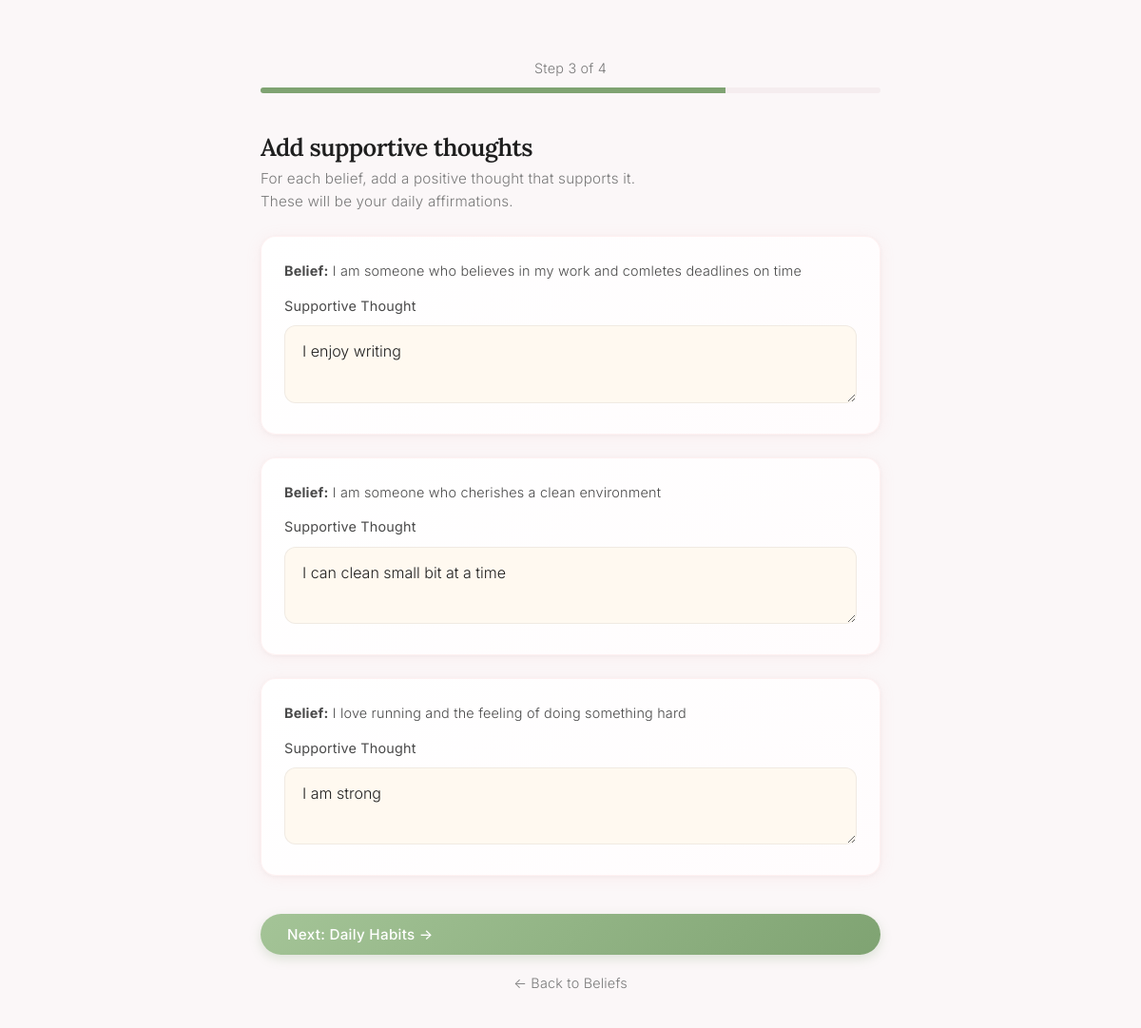
Screenshot of /onboarding/thoughts (signed in) with the database file from the repository.
### tables this page shows
CREATE TABLE identity_beliefs (
            id INTEGER PRIMARY KEY AUTOINCREMENT,
            user_id INTEGER NOT NULL,
            belief_text TEXT NOT NULL,
            linked_goal_id INTEGER,
            created_at TEXT NOT NULL,
            FOREIGN KEY (user_id) REFERENCES users(id),
            FOREIGN KEY (linked_goal_id) REFERENCES goals(id)
        );

CREATE TABLE positive_thoughts (
            id INTEGER PRIMARY KEY AUTOINCREMENT,
            user_id INTEGER NOT NULL,
            thought_text TEXT NOT NULL,
            linked_belief_id INTEGER,
            created_at TEXT NOT NULL,
            FOREIGN KEY (user_id) REFERENCES users(id),
            FOREIGN KEY (linked_belief_id) REFERENCES identity_beliefs(id)
        );

### app.py (the view, shortened to what this page needs)
@app.route("/onboarding/thoughts", methods=["GET", "POST"])
@login_required
def onboarding_thoughts():
    user_id = session['user_id']
    conn = get_db_connection()
    cur = conn.cursor()
    cur.execute(
        "SELECT id, belief_text FROM identity_beliefs WHERE user_id = ? ORDER BY id ASC",
        (user_id,)
    )
    beliefs = cur.fetchall()
    conn.close()
    if not beliefs:
        flash("Please complete the identity beliefs step first.", "error")
        return redirect(url_for('onboarding_beliefs'))
    conn = get_db_connection()
    cur = conn.cursor()
    cur.execute(
        "SELECT linked_belief_id, thought_text FROM positive_thoughts WHERE user_id = ?",
        (user_id,)
    )
    existing_thoughts = {row['linked_belief_id']: row['thought_text'] for row in cur.fetchall()}
    conn.close()
    return render_template(
        "onboarding_thoughts.html",
        step=3,
        total_steps=4,
        beliefs=beliefs,
        existing_thoughts=existing_thoughts
    )

### app.py (called while the page is built)
def get_db_connection():
    conn = sqlite3.connect(DB_PATH, timeout=30)  # Increased timeout to 30 seconds
    conn.row_factory = sqlite3.Row
    conn.execute("PRAGMA journal_mode=WAL")  # Enable Write-Ahead Logging for better concurrency
    return conn

def login_required(f):
    @wraps(f)
    def decorated_function(*args, **kwargs):
        if 'user_id' not in session:
            return redirect(url_for('landing'))
        return f(*args, **kwargs)
    return decorated_function

### templates/onboarding_thoughts.html (shortened to what this page needs)
<!doctype html>
<html lang="en">
<head>
    <link rel="stylesheet" href="{{ url_for('static', filename='calm.css') }}">
</head>
<body>
<div class="page-wrapper">
    <main class="page-content" style="max-width: 700px; margin: 0 auto; padding-top: 60px;">
        <div style="text-align: center; margin-bottom: 40px;">
            <p style="color: var(--text-muted); font-size: 0.9rem; margin-bottom: 8px;">
                Step {{ step }} of {{ total_steps }}
            </p>
            <div style="width: 100%; height: 6px; background: var(--bg-secondary); border-radius: 3px; overflow: hidden;">
                <div style="width: {{ (step / total_steps) * 100 }}%; height: 100%; background: var(--sage-green); transition: width 0.4s;"></div>
            </div>
        </div>
        <div class="section-header fade-in-up">
            <h1 class="section-title">Add supportive thoughts</h1>
            <p class="section-subtitle">
                For each belief, add a positive thought that supports it.<br>
                These will be your daily affirmations.
            </p>
        </div>
        <form method="post" class="fade-in-up">
            {% for belief in beliefs %}
            <div class="card" style="margin-bottom: 24px; padding: 24px;">
                <p style="color: var(--text-secondary); font-size: 0.9rem; margin-bottom: 12px;">
                    <strong>Belief:</strong> {{ belief.belief_text }}
                </p>
                <div class="form-group" style="margin-bottom: 0;">
                    <label for="thought_{{ belief.id }}" class="form-label">Supportive Thought</label>
                    <textarea
                        id="thought_{{ belief.id }}"
                        name="thought_{{ belief.id }}"
                        rows="2"
                        required
                        placeholder="I can do this one small step at a time..."
                    >{{ existing_thoughts.get(belief.id, '') }}</textarea>
                </div>
            </div>
            {% endfor %}
            <button type="submit" class="btn-calm" style="width: 100%; margin-top: 16px;">
                Next: Daily Habits →
            </button>
            <a href="{{ url_for('onboarding_beliefs') }}" class="btn-text" style="display: block; text-align: center; margin-top: 12px;">
                ← Back to Beliefs
            </a>
        </form>
    </main>
</div>
</body>
</html>

### static/calm.css (style rules this page uses)
:root { --sage-green: #7FA372; --sage-green-dark: #5D8A52; --sage-green-light: #A4C497; --warm-sand: #E0C9B0; --soft-lavender: #A8AADB; --blush-pink: #F4A5A8; --blush-pink-light: #FFD4D6; --cream: #FFF9F0; --stone-gray: #6B6B6B; --stone-gray-light: #9E9E9E; --bg-primary: #FBF7F8; --bg-secondary: #F5EDEF; --bg-card: #FFFFFF; --awareness-blue: #6BA3D0; --alignment-gold: #D4AF6A; --action-green: #7FA372; --emotion-overwhelmed: #E57373; --emotion-anxious: #BA68C8; --emotion-stuck: #FFA726; --emotion-stressed: #EF5350; --emotion-tired: #64B5F6; --emotion-calm: #81C784; --text-primary: #1F1F1F; --text-secondary: #4A4A4A; --text-muted: #7A7A7A; --transition-quick: 0.3s; --transition-medium: 0.6s; --transition-slow: 1.2s; --transition-breath: 4s; --ease-calm: cubic-bezier(0.25, 0.46, 0.45, 0.94); --space-xs: 8px; --space-sm: 16px; --space-md: 24px; --space-lg: 40px; --space-xl: 64px; --radius-sm: 8px; --radius-md: 12px; --radius-lg: 16px; --radius-xl: 24px; --radius-pill: 999px; }
*, *::before, *::after { box-sizing: border-box; }
body { font-family: 'Inter', system-ui, -apple-system, sans-serif; font-weight: 300; font-size: 1rem; line-height: 1.7; color: var(--text-primary); background-color: var(--bg-primary); letter-spacing: 0.2px; -webkit-font-smoothing: antialiased; margin: 0; padding: 0; }
h1, h2, h3, h4 { font-family: 'Lora', Georgia, serif; font-weight: 500; color: var(--text-primary); line-height: 1.3; margin: 0; }
h1 { font-size: 2.2rem; letter-spacing: -0.6px; margin-bottom: var(--space-sm); font-weight: 600; }
p { font-size: 1rem; line-height: 1.7; color: var(--text-secondary); margin: 0; }
a { color: var(--sage-green-dark); text-decoration: none; transition: color var(--transition-quick) var(--ease-calm); }
.page-wrapper { min-height: 100vh; display: flex; flex-direction: column; }
.page-content { flex: 1; max-width: 720px; width: 100%; margin: 0 auto; padding: var(--space-lg) var(--space-md) var(--space-xl); }
.section-header { margin-bottom: var(--space-md); }
.section-title { font-family: 'Lora', Georgia, serif; font-size: 1.6rem; color: var(--text-primary); margin-bottom: 4px; }
.section-subtitle { font-size: 0.95rem; color: var(--text-muted); line-height: 1.6; }
.card { background: linear-gradient(145deg, #FFFFFF 0%, #FFFCFD 100%); border: 1px solid rgba(244, 165, 168, 0.15); border-radius: var(--radius-lg); padding: var(--space-md); box-shadow: 0 2px 16px rgba(244, 165, 168, 0.12), 0 1px 4px rgba(0, 0, 0, 0.04); transition: all var(--transition-medium) var(--ease-calm); margin-bottom: var(--space-md); }
.btn-calm { display: inline-flex; align-items: center; gap: 8px; background: linear-gradient(135deg, var(--sage-green-light) 0%, var(--sage-green) 100%); color: white; border: none; border-radius: var(--radius-pill); padding: 12px 28px; font-size: 0.95rem; font-weight: 500; font-family: inherit; letter-spacing: 0.3px; cursor: pointer; box-shadow: 0 4px 12px rgba(127, 163, 114, 0.25); transition: all var(--transition-quick) var(--ease-calm); }
.btn-text { background: none; border: none; color: var(--text-muted); font-size: 0.9rem; font-family: inherit; cursor: pointer; padding: 6px 2px; border-bottom: 1px solid transparent; transition: all var(--transition-quick) var(--ease-calm); text-decoration: none; display: inline-block; }
textarea, input[type="text"], input[type="password"], .form-input { width: 100%; background: var(--cream); border: 1px solid rgba(0, 0, 0, 0.06); border-radius: var(--radius-md); padding: 14px 18px; font-family: inherit; font-size: 1rem; font-weight: 300; line-height: 1.6; color: var(--text-primary); transition: all var(--transition-quick) var(--ease-calm); resize: vertical; }
textarea::placeholder, input::placeholder { color: var(--stone-gray-light); font-weight: 300; }
.form-label { display: block; font-size: 0.9rem; color: var(--text-secondary); margin-bottom: var(--space-xs); font-weight: 400; }
.form-group { margin-bottom: var(--space-md); }
.fade-in-up { animation: fadeInUp var(--transition-slow) var(--ease-calm); }

### rows the page displays
identity_beliefs: belief_text "I am someone who believes in my work and comletes deadlines on time", id "I enjoy writing"
identity_beliefs: belief_text "I am someone who cherishes a clean environment", id "I can clean small bit at a time"
identity_beliefs: belief_text "I love running and the feeling of doing something hard", id "I am strong"

### other values shown
{{ step }} "3"
{{ total_steps }} "4"
